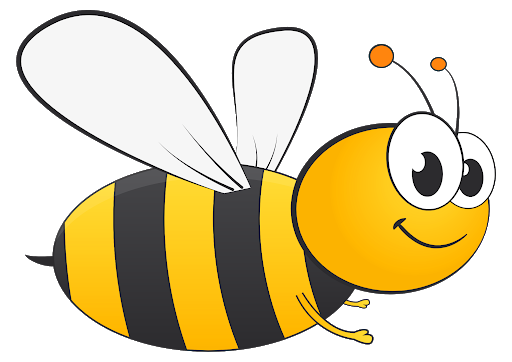
#> input picture img/bee.png, 512 x 362 px, found by its file name
$ python reinforcement.py
#> lines starting #> are read from the running program, lines starting #| are printed output that depends on the picture
import random
import copy
import numpy as np
import sys
import warnings
from tqdm import tqdm
import matplotlib.pyplot as plt
import matplotlib.animation as animation
import matplotlib.image as mpimg
from matplotlib.patches import Patch

# Configure Python to raise an exception for RuntimeWarning
# warnings.filterwarnings("error", category=RuntimeWarning)


class Sender:
    """
    A Q-learning agent that sends messages to a Receiver

    """

    def __init__(self, num_sym:int, grid_rows:int, grid_cols:int, alpha_i:float, alpha_f:float, num_ep:int, epsilon:float, discount:float):
        """
        Initializes this agent with a state, set of possible actions, and a means of storing Q-values

        :param num_sym: The number of arbitrary symbols available for sending
        :type num_sym: int
        :param grid_rows: The number of rows in the grid
        :type grid_rows: int
        :param grid_cols: The number of columns in the grid
        :type grid_cols: int
        :param alpha_i: The initial learning rate
        :type alpha: float
        :param alpha_f: The final learning rate
        :type alpha: float
        :param num_ep: The total number of episodes
        :type num_ep: int
        :param epsilon: The epsilon in epsilon-greedy exploration
        :type epsilon: float
        :param discount: The discount factor
        :type discount: float
        """
        self.actions = range(num_sym)
        self.alpha = alpha_i
        self.alpha_i = alpha_i
        self.alpha_f = alpha_f
        self.num_ep = num_ep
        self.epsilon = epsilon
        self.discount = discount
        self.q_vals = np.zeros(shape=(grid_rows, grid_cols, len(self.actions)))

    def select_action(self, state):
        """
        This function is called every time the agent must act. It produces the action that the agent will take
        based on its current state

        :param state: the state the agent is acting from, in the form (x,y), which are the coordinates of the prize
        :type state: (int, int)
        :return: The symbol to be transmitted (must be an int < N)
        :rtype: int
        """
        explore = np.random.binomial(1, self.epsilon)

        if explore:
            action = np.random.randint(len(self.actions))
        else:
            action = np.argmax(self.q_vals[*state, :])
        return action


    def update_q(self, old_state, action, reward):
        """
        This function is called after an action is resolved so that the agent can update its Q-values

        :param old_state: the state the agent was in when it acted, in the form (x,y), which are the coordinates
                          of the prize
        :type old_state: (int, int)
        :param action: the action that was taken
        :type action: int
        :param reward: the reward that was received
        :type reward: float
        """
        # v_s_opt = np.max(self.q_vals[*old_state, action], axis=-1)
        self.q_vals[old_state[0], old_state[1], action] += (
            self.alpha * (reward - self.q_vals[old_state[0], old_state[1], action]))

    def update_alpha(self):
        # Update learning rate
        self.alpha -= (self.alpha_i - self.alpha_f) / self.num_ep

class Receiver:
    """
    A Q-learning agent that receives a message from a Sender and then navigates a grid

    """

    def __init__(self, num_sym:int, grid_rows:int, grid_cols:int, alpha_i:float, alpha_f:float, num_ep:int, epsilon:float, discount:float):
        """
        Initializes this agent with a state, set of possible actions, and a means of storing Q-values

        :param num_sym: The number of arbitrary symbols available for sending
        :type num_sym: int
        :param grid_rows: The number of rows in the grid
        :type grid_rows: int
        :param grid_cols: The number of columns in the grid
        :type grid_cols: int
        :param alpha_i: The initial learning rate
        :type alpha: float
        :param alpha_f: The final learning rate
        :type alpha: float
        :param num_ep: The total number of episodes
        :type num_ep: int
        :param epsilon: The epsilon in epsilon-greedy exploration
        :type epsilon: float
        :param discount: The discount factor
        :type discount: float
        """
        self.actions = [0,1,2,3] # Note: these correspond to [up, down, left, right]
        self.alpha = alpha_i
        self.alpha_i = alpha_i
        self.alpha_f = alpha_f
        self.num_ep = num_ep
        self.epsilon = epsilon
        self.discount = discount
        self.q_vals = np.zeros(shape=(num_sym, grid_rows, grid_cols, len(self.actions)))

    def select_action(self, state):
        """
        This function is called every time the agent must act. It produces the action that the agent will take
        based on its current state
        :param state: the state the agent is acting from, in the form (m,x,y), where m is the message received
                      and (x,y) are the board coordinates
        :type state: (int, int, int)
        :return: The direction to move, where 0 is up, 1 is down, 2 is left, and 3 is right
        :rtype: int
        """
        explore = np.random.binomial(1, self.epsilon)

        if explore:
            action = random.choice(self.actions)
        else:
            action = np.argmax(self.q_vals[*state, :])
        return action

    def update_q(self, old_state, new_state, action, reward):
        """
        This function is called after an action is resolved so that the agent can update its Q-values

        :param old_state: the state the agent was in when it acted in the form (m,x,y), where m is the message received
                          and (x,y) are the board coordinates
        :type old_state: (int, int, int)
        :param new_state: the state the agent entered after it acted
        :type new_state: (int, int, int)
        :param action: the action that was taken
        :type action: int
        :param reward: the reward that was received
        :type reward: float
        """
        v_s_opt = np.max(self.q_vals[new_state[0], new_state[1], new_state[2], :])
        self.q_vals[old_state[0], old_state[1], old_state[2], action] += (
            self.alpha * (reward + self.discount * v_s_opt -
                          self.q_vals[old_state[0], old_state[1], old_state[2], action]))

    def update_alpha(self):
        """
        Updates alpha value
        """
        # Update learning rate
        self.alpha -= (self.alpha_i - self.alpha_f) / self.num_ep

def get_grid(grid_name:str):
    """
    This function produces one of the three grids defined in the assignment as a nested list

    :param grid_name: the name of the grid. Should be one of 'fourroom', 'maze', or 'empty'
    :type grid_name: str
    :return: The corresponding grid, where True indicates a wall and False a space
    :rtype: list[list[bool]]
    """
    grid = [[False for i in range(5)] for j in range(5)] # default case is 'empty'
    if grid_name == 'fourroom':
        grid[0][2] = True
        grid[2][0] = True
        grid[2][1] = True
        grid[2][3] = True
        grid[2][4] = True
        grid[4][2] = True
    elif grid_name == 'maze':
        grid[1][1] = True
        grid[1][2] = True
        grid[1][3] = True
        grid[2][3] = True
        grid[3][1] = True
        grid[4][1] = True
        grid[4][2] = True
        grid[4][3] = True
        grid[4][4] = True
    return grid


def legal_move(posn_x:int, posn_y:int, move_id:int, grid:list[list[bool]]):
    """
    Produces the new position after a move starting from (posn_x,posn_y) if it is legal on the given grid (i.e. not
    out of bounds or into a wall)

    :param posn_x: The x position (column) from which the move originates
    :type posn_x: int
    :param posn_y: The y position (row) from which the move originates
    :type posn_y: int
    :param move_id: The direction to move, where 0 is up, 1 is down, 2 is left, and 3 is right
    :type move_id: int
    :param grid: The grid on which to move, where False indicates a space and True a wall
    :type grid: list[list[bool]]
    :return: The new (x,y) position if the move was legal, or the old position if it was not
    :rtype: (int, int)
    """
    moves = [[0,-1],[0,1],[-1,0],[1,0]]
    new_x = posn_x + moves[move_id][0]
    new_y = posn_y + moves[move_id][1]
    result = (new_x,new_y)
    if new_x < 0 or new_y < 0 or new_x >= len(grid[0]) or new_y >= len(grid):
        result = (posn_x,posn_y)
    else:
        if grid[new_y][new_x]:
            result = (posn_x,posn_y)
    return result


def run_episodes(sender:Sender, receiver:Receiver, grid:list[list[bool]], num_ep:int, delta:float, ep_frame_freq:int=0):

    """
    Runs the reinforcement learning scenario for the specified number of episodes

    :param sender: The Sender agent
    :type sender: Sender
    :param receiver: The Receiver agent
    :type receiver: Receiver
    :param grid: The grid on which to move, where False indicates a space and True a wall
    :type grid: list[list[bool]]
    :param num_ep: The number of episodes
    :type num_ep: int
    :param delta: The chance of termination after every step of the receiver
    :type delta: float [0,1]
    :return: A list of the reward received by each agent at the end of every episode
    :rtype: list[float]
    """
#> called with num_ep = 100000, delta = 0.05, ep_frame_freq = 500
    reward_vals = []
    paths = []
    signals = []
    prize_positions = []
    frames = []

    progress_bar = tqdm(total=num_ep, desc='Training')

    # Episode loop
    for ep in range(num_ep):
        # Set receiver starting position
        receiver_x = 2
        receiver_y = 2

        # Choose prize position
        prize_x = np.random.randint(len(grid[0]))
        prize_y = np.random.randint(len(grid))
        while grid[prize_y][prize_x] or (prize_x == receiver_x and prize_y == receiver_y):
            prize_x = np.random.randint(len(grid[0]))
            prize_y = np.random.randint(len(grid))

        # Initialize new episode
        # (sender acts)
        send_state = (prize_x, prize_y)
        sym = sender.select_action(send_state)

        # Receiver loop
        # (receiver acts, check for prize, check for random termination, update receiver Q-value)
        terminate = False
        reward = 0
        discounted_reward = 0
        step = 0
        # print(f"Prize postion: {prize_x, prize_y}")
        episode_frames = []
        if ep_frame_freq > 0:
            ep_frame_counter = ep // ep_frame_freq  # Counter of framed episodes
        while not terminate:
            step += 1
            rec_state = (sym, receiver_x, receiver_y)
            move_id = receiver.select_action(rec_state)
            receiver_x,  receiver_y = legal_move(receiver_x, receiver_y, move_id, grid)

            # Set random termination
            terminate = np.random.binomial(1, delta)

            # Check for the reward
            if (receiver_x,  receiver_y) == (prize_x, prize_y):
                # Applying discount based on the number of steps that has taken the receiver to reach the prize
                reward = 1
                discounted_reward = reward * (receiver.discount ** (step-1))
                terminate = True
            rec_new_state = (sym, receiver_x, receiver_y)
            receiver.update_q(rec_state, rec_new_state, move_id, reward)

            if ep_frame_freq > 0:
                if ep % ep_frame_freq == 0:
                    episode_frames.append((receiver_x, receiver_y, prize_x, prize_y, copy.deepcopy(receiver), copy.deepcopy(sender), sym, reward, ep_frame_counter))

            # print(f"Receiver old state: {rec_state} Receiver new state: {rec_new_state}")

        #Finish up episode
        # (update sender Q-value, update alpha values, append reward to output list)
        sender.update_q(send_state, sym, reward)
        receiver.update_alpha()
        sender.update_alpha()
        reward_vals.append(discounted_reward)

        if ep_frame_freq > 0:
            if ep % ep_frame_freq == 0:
                frames.append(episode_frames)

        progress_bar.update(1)

    progress_bar.close()

    return reward_vals, receiver, sender, frames


# [352 lines left out: functions plot_sender_policy, plot_receiver_policy, scenario_e, scenario_d, scenario_c, scenario_b and 1 more, not called in this run]


def animate_sender_receiver(frames, grid, savepath='learning_stage.mp4', fps=20):
    """
    Creates and stores an animation of training episodes. The sender is represented as a flower that also represents the location of the prize
    and the receivers is shown as a bee that uses the signal to pipoint the sender (prize).

    param frames: A list that represents frames episodes. Each framed episode is itself a list of frames with each frame representing the data
    required to reconstruct the frame
    type frames: List
    param grid: The grid in which the search takes place
    type grid: List
    param savepath: The path of the animation file
    type savepath: String
    param fps: frame per second of the animation
    type fps: Integer
    """
#> called with savepath = 'learning_stage.mp4', fps = 5
    fig, (ax1, ax2) = plt.subplots(2, 1, figsize=(8, 9), gridspec_kw={'height_ratios': [15, 1]})  # Added second subplot for the progress bar
    # Remove ticks and labels
    ax1.set_xticks([])
    ax1.set_yticks([])
    ax1.tick_params(left=False, bottom=False, labelleft=False, labelbottom=False)
    ax1.set_facecolor('#F4F4F4')  # Light gray background

    ax2.set_xticks([])
    ax2.set_yticks([])
    ax2.set_xlim(0, len(frames))
    ax2.set_ylim(0, 1)
    ax2.tick_params(left=False, bottom=False, labelleft=False, labelbottom=False)
    ax2.set_facecolor('#F4F4F4')  # Light gray background

    receiver_img = mpimg.imread('bee.png')
#> receiver_img is the input picture: shape (362, 512, 4) float32; mean R, G, B, A 0.428, 0.377, 0.232, 0.556
    sender_img = mpimg.imread('flower.png')
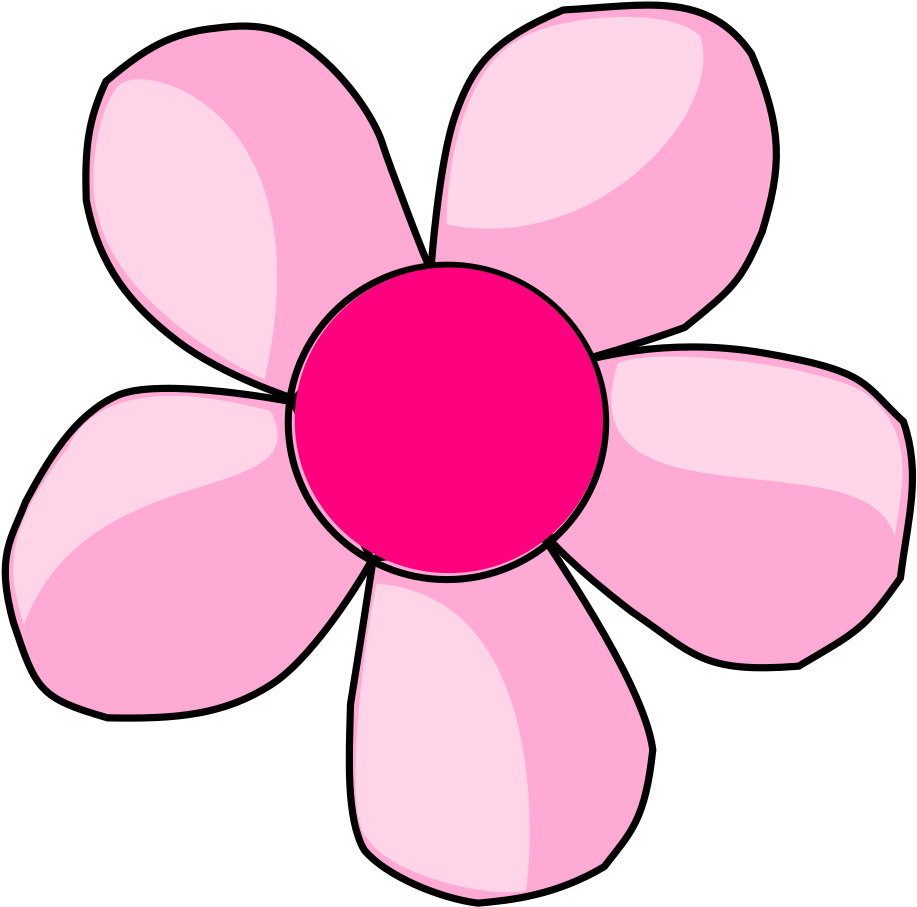
#> input picture img/flower.png, 917 x 907 px, found by its file name
#> sender_img is the input picture: shape (907, 917, 4) float32; mean R, G, B, A 0.589, 0.368, 0.478, 0.636
    reward_img = mpimg.imread('honey.png')
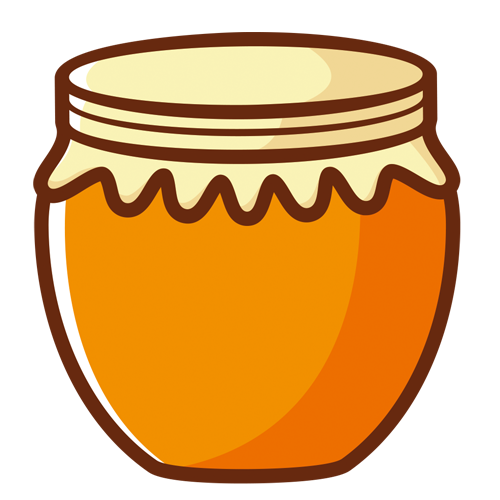
#> input picture img/honey.png, 500 x 500 px, found by its file name
#> reward_img is the input picture: shape (500, 500, 4) float32; mean R, G, B, A 0.83, 0.624, 0.388, 0.656

    fourroom = [[2, 0], [2, 4], [0, 2], [1, 2], [3, 2], [4, 2]]

    symbol_colors = {
        0: '#FF9999',  # Light red
        1: '#99FF99',  # Light green
        2: '#9999FF',  # Light blue
        3: '#FFFF99'   # Light yellow
    }
    arrow_directions = {
        0: '\u2191',  # Up
        1: '\u2193',  # Down
        2: '\u2190',  # Left
        3: '\u2192'   # Right
    }

    # Initialize tqdm progress bar
    progress_bar = tqdm(total=sum([len(episode_frames) for episode_frames in frames]), desc='Generating animation')

    def update(frame):
        # Extract frame data
        receiver_x, receiver_y, prize_x, prize_y, receiver, sender, sym, reward, ep_frame_counter = frame

        ax1.clear()  # Clear only the patches
        while ax1.texts:
            del ax1.texts[0]


        ax1.set_xlim(-0.5, len(grid[0]) - 0.5)
        ax1.set_ylim(-0.5, len(grid) - 0.5)

        # Draw grid walls
        for y in range(len(grid)):
            for x in range(len(grid[0])):
                if grid[y][x]:
                    ax1.add_patch(plt.Rectangle((x - 0.5, y - 0.5), 1, 1, fill=True, color="black", zorder=3))
                else:
                    ax1.add_patch(plt.Rectangle((x - 0.5, y - 0.5), 1, 1, fill=False, color=None, zorder=3))


        # Scale the receiver and sender image
        played_frames_ratio = ep_frame_counter / len(frames)
        scale = 0.2 + 0.2 * played_frames_ratio  # Increase the scale factor over episodes

        # Draw the prize, receiver and sender
        if reward==1:
            prize_image = ax1.imshow(reward_img, extent=(prize_x-scale, prize_x+scale, prize_y+scale, prize_y-scale))
            prize_image.set_zorder(6)
        else:
            sender_image = ax1.imshow(sender_img, extent=(prize_x-scale, prize_x+scale, prize_y+scale, prize_y-scale))
            sender_image.set_zorder(4)

            receiver_image = ax1.imshow(receiver_img, extent=(receiver_x-scale, receiver_x+scale, receiver_y+scale, receiver_y-scale))
            receiver_image.set_zorder(5)

        # Fill the sender grid with colors
        max_q_action = np.argmax(sender.q_vals, axis=2)
        for i in range(sender.q_vals.shape[0]):
            for j in range(sender.q_vals.shape[1]):
                symbol = max_q_action[i, j]
                color = symbol_colors.get(symbol, 'white')  # Default to white if symbol is not in dictionary
                ax1.add_patch(plt.Rectangle((i - 0.4, j - 0.4), 0.8, 0.8, fill=True, color=color, zorder=1))

        # Add signals to the sender grid
        max_q_action = np.argmax(receiver.q_vals[sym], axis=2)

       # Placing the Q-values as text in the center of each cell
        for i in range(max_q_action.shape[0]):
            for j in range(max_q_action.shape[1]):
                if [i, j] in fourroom:
                    ax1.text(i, j, "\u25A0",
                            ha='center', va='center',
                            fontsize=24, zorder=2)
                else:
                    ax1.text(i, j, arrow_directions[max_q_action[i, j]],
                            ha='center', va='center',
                            fontsize=24, zorder=2)

        # Set title and invert y-axis
        ax1.set_title('Receiver and Sender', fontsize=20, fontweight='bold')
        ax1.invert_yaxis()

        # Add symbol coloring legend
        legend_elements = [Patch(facecolor=symbol_colors.get(key), edgecolor='black', label=f'Symbol {key}')
                           for key in symbol_colors]
        legend = ax1.legend(handles=legend_elements, loc='center left', title='4-symbol Map', frameon=True, facecolor='white', framealpha=1)
        plt.setp(legend.get_texts(), color='black')

        # Add second legend for current symbol
        second_legend_element = [Patch(facecolor=symbol_colors.get(sym), edgecolor='black', label=f'Signal: {sym}')]
        second_legend = ax1.legend(handles=second_legend_element, loc='center right', title='Flower Signal', frameon=True, facecolor='white', framealpha=1)
        ax1.add_artist(legend)  # Ensure the first legend is also displayed
        plt.setp(second_legend.get_texts(), color='black')

        # Draw progress bar
        ax2.add_patch(plt.Rectangle((0, 0), ep_frame_counter, 1, fill=True, color='#0066CC', edgecolor=None))
        ax2.set_title('The Training Progress', fontsize=20, fontweight='bold')
        # ax2.text(ep_frame_counter / 2, 0.5, f'{ep_frame_counter}', ha='center', va='center', color='white', fontsize=8, fontweight='bold')
        ax2.set_xlim(0, len(frames))
        ax2.set_ylim(0, 1)

        # Update progress bar
        progress_bar.update(1)

    anim = animation.FuncAnimation(fig, update, frames=[frame for episode_frames in frames for frame in episode_frames], repeat=False)
    anim.save(savepath, writer='ffmpeg', fps=fps)
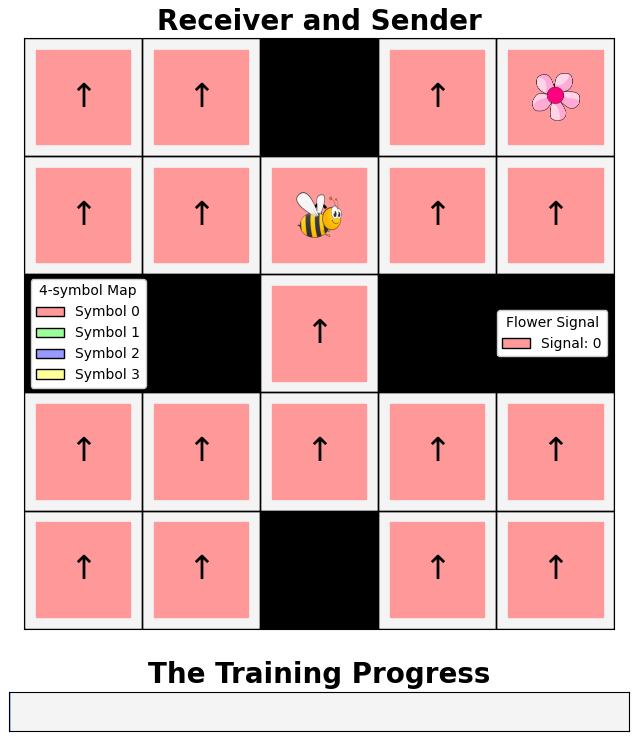
#> figure drawn by matplotlib, 2 panels
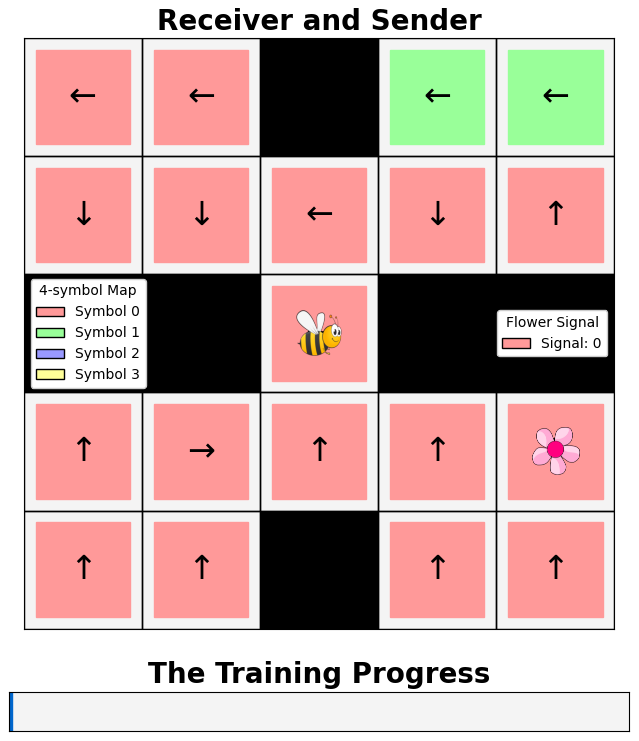
#> figure drawn by matplotlib, 2 panels
#> (the rest of the program and of its run is left out)
